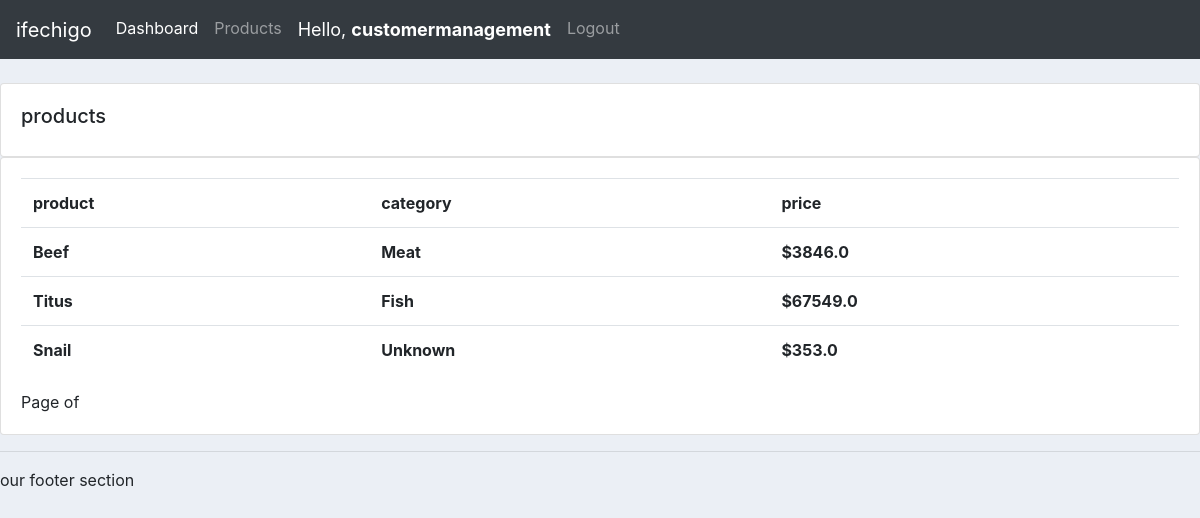
Screenshot of /products/ (signed in) with the database file from the repository.
### account/models.py (models this page shows, shortened)
class Product(models.Model):
    CATEGORY = (
        ('Meat', 'Meat'),
        ('Fish', 'Fish'),
        ('Unknown', 'Unknown')
    )
    name = models.CharField(max_length=200, null=True)
    price = models.FloatField(null=True)
    category = models.CharField(max_length=200, null=True, choices=CATEGORY)
    description = models.CharField(max_length=100, null=True, blank=True)
    date_created = models.DateTimeField(auto_now_add=True, null=True)
    tag = models.ManyToManyField(Tag)

### account/decorators.py (the view)
        def wrapper_func(request, *args, **kwargs):
            group = None
            if request.user.groups.exists():
                group = request.user.groups.all()[0].name
            if group in allowed_roles:
                return view_func(request, *args, **kwargs)
            else:
                return HttpResponse('You are not authorized to view this page')

### account/views.py (called while the page is built)
@login_required(login_url='login')
@allowed_users(allowed_roles=['admin'])
def products(request):
    products = Product.objects.all()
    context = {'products': products, }
    return render(request, 'account/products.html', context)

### templates/account/products.html (shortened to what this page needs)
{% extends 'account/main.html' %}
{% block content %}
        <br>
    <div class="row">
        <div class="card col-12 card-body">
            <h5>products</h5>
        </div>
        <div class="card card-body">
            <table class="table">
                <tr>
                    <th>product</th>
                    <th>category</th>
                    <th>price</th>
                </tr>
                {% for x in products %}
                    <tr>
                        <th>{{ x.name }}</th>
                        <th>{{ x.category }}</th>
                        <th>${{ x.price }}</th>
                    </tr>
                {% endfor %}
            </table>
            <div class="pagination">
                <span class="step-links">
                    <span class="current">
                        Page {{ page_obj.number }} of {{ page_obj.paginator.num_pages }}
                    </span>
                </span>
            </div>
        </div>
    </div>
{% endblock %}

### templates/account/navbar.html (shortened to what this page needs)
{% load static %}
<nav class="navbar navbar-expand-lg navbar-dark bg-dark">
  <a class="navbar-brand" href="#">ifechigo</a>
  <div class="collapse navbar-collapse" id="navbarNav">
    <ul class="navbar-nav">
      {% if request.user.is_staff %}
      <li class="nav-item active">
        <a class="nav-link" href="{% url 'dashboard' %}">Dashboard</a>
      </li>
      <li class="nav-item">
        <a class="nav-link" href="{% url 'products' %}">Products</a>
      </li>
      {% else %}
      <li class="nav-item">
        <a class="nav-link" href="{% url 'user_settings' %}">Settings</a>
      </li>
      {% endif %}
      <li class="nav-item">
        <a class="nav-link" id="hello-msg" href="#">Hello, <strong>{{ request.user }}</strong> </a>
      </li>
      <li class="nav-item">
        <a class="nav-link" href="{% url 'logout' %}">Logout</a>
      </li>
    </ul>
  </div>
</nav>

### static/css/main.css (style rules this page uses)
body { background-color: #ebeff5; }

### templates/account/navbar.html (style rules this page uses)
#hello-msg { color: white; font-size: 18px; }

### rows the page displays
Product: name "Beef", category "Meat", price "3846.0"
Product: name "Titus", category "Fish", price "67549.0"
Product: name "Snail", category "Unknown", price "353.0"

### other values shown
{{ request.user }} "customermanagement"
